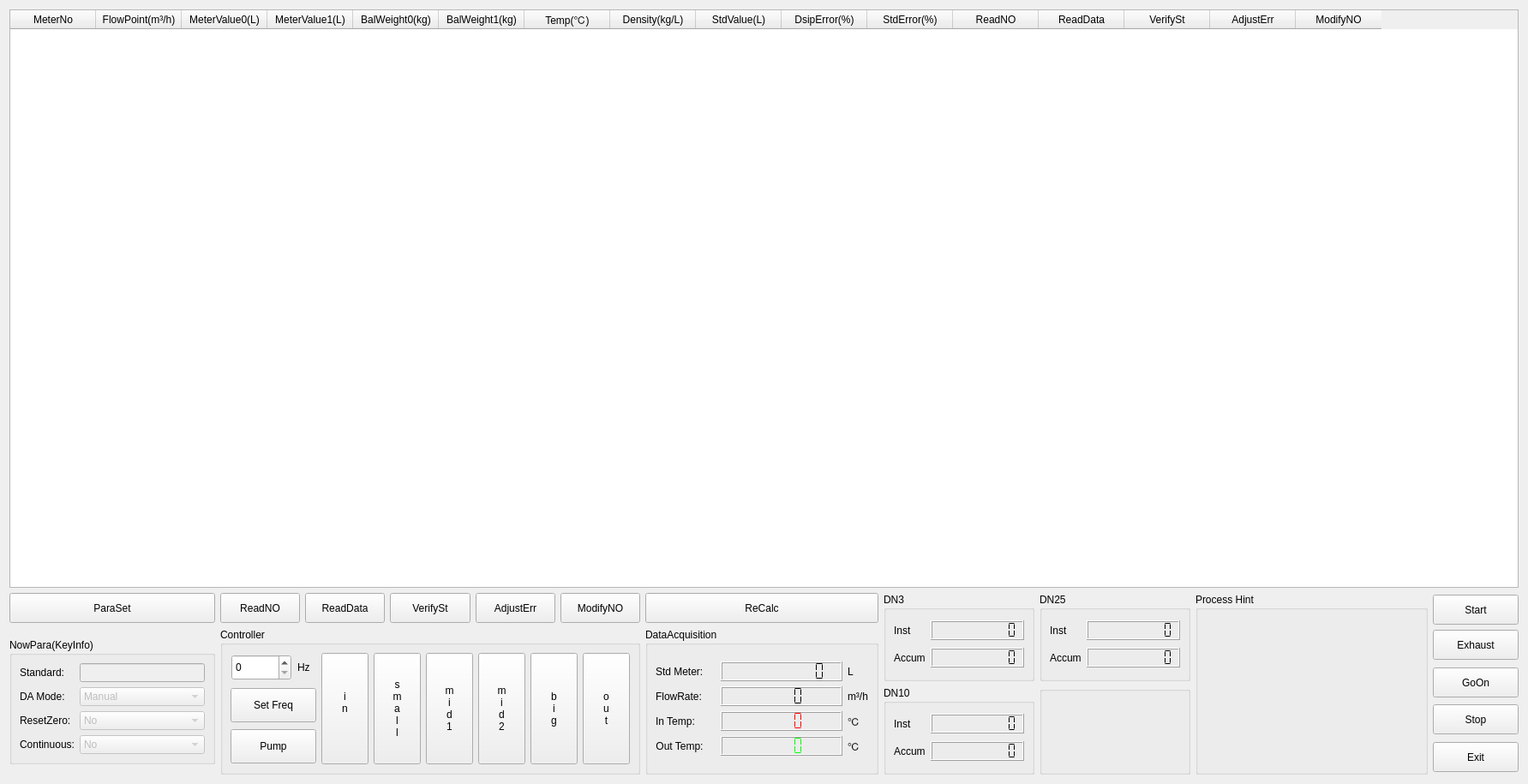
<?xml version="1.0" encoding="UTF-8"?>
<ui version="4.0">
 <class>FlowStandardClass</class>
 <widget class="QWidget" name="FlowStandardClass">
  <property name="windowModality">
   <enum>Qt::NonModal</enum>
  </property>
  <property name="geometry">
   <rect>
    <x>0</x>
    <y>0</y>
    <width>1783</width>
    <height>915</height>
   </rect>
  </property>
  <property name="windowTitle">
   <string>Flow Verify(Standard Method)</string>
  </property>
  <property name="windowIcon">
   <iconset resource="flowstandard.qrc">
    <normaloff>:/flowweight/images/flowstandard.png</normaloff>:/flowweight/images/flowstandard.png</iconset>
  </property>
  <layout class="QGridLayout" name="gridLayout_9">
   <item row="0" column="0" colspan="6">
    <widget class="QTableWidget" name="tableWidget">
     <property name="inputMethodHints">
      <set>Qt::ImhDigitsOnly|Qt::ImhFormattedNumbersOnly|Qt::ImhPreferNumbers</set>
     </property>
     <property name="editTriggers">
      <set>QAbstractItemView::CurrentChanged|QAbstractItemView::DoubleClicked|QAbstractItemView::EditKeyPressed</set>
     </property>
     <column>
      <property name="text">
       <string>MeterNo</string>
      </property>
     </column>
     <column>
      <property name="text">
       <string>FlowPoint(m³/h)</string>
      </property>
     </column>
     <column>
      <property name="text">
       <string>MeterValue0(L)</string>
      </property>
     </column>
     <column>
      <property name="text">
       <string>MeterValue1(L)</string>
      </property>
     </column>
     <column>
      <property name="text">
       <string>BalWeight0(kg)</string>
      </property>
     </column>
     <column>
      <property name="text">
       <string>BalWeight1(kg)</string>
      </property>
     </column>
     <column>
      <property name="text">
       <string>Temp(℃)</string>
      </property>
     </column>
     <column>
      <property name="text">
       <string>Density(kg/L)</string>
      </property>
     </column>
     <column>
      <property name="text">
       <string>StdValue(L)</string>
      </property>
     </column>
     <column>
      <property name="text">
       <string>DsipError(%)</string>
      </property>
      <property name="background">
       <color>
        <red>128</red>
        <green>0</green>
        <blue>0</blue>
       </color>
      </property>
     </column>
     <column>
      <property name="text">
       <string>StdError(%)</string>
      </property>
     </column>
     <column>
      <property name="text">
       <string>ReadNO</string>
      </property>
     </column>
     <column>
      <property name="text">
       <string>ReadData</string>
      </property>
     </column>
     <column>
      <property name="text">
       <string>VerifySt</string>
      </property>
     </column>
     <column>
      <property name="text">
       <string>AdjustErr</string>
      </property>
     </column>
     <column>
      <property name="text">
       <string>ModifyNO</string>
      </property>
     </column>
    </widget>
   </item>
   <item row="1" column="0">
    <widget class="QPushButton" name="btnParaSet">
     <property name="sizePolicy">
      <sizepolicy hsizetype="Fixed" vsizetype="Fixed">
       <horstretch>0</horstretch>
       <verstretch>0</verstretch>
      </sizepolicy>
     </property>
     <property name="minimumSize">
      <size>
       <width>240</width>
       <height>35</height>
      </size>
     </property>
     <property name="maximumSize">
      <size>
       <width>240</width>
       <height>35</height>
      </size>
     </property>
     <property name="text">
      <string>ParaSet</string>
     </property>
    </widget>
   </item>
   <item row="1" column="1">
    <layout class="QGridLayout" name="gridLayout_4">
     <item row="0" column="0">
      <widget class="QPushButton" name="btnAllReadNO">
       <property name="sizePolicy">
        <sizepolicy hsizetype="Fixed" vsizetype="Fixed">
         <horstretch>0</horstretch>
         <verstretch>0</verstretch>
        </sizepolicy>
       </property>
       <property name="minimumSize">
        <size>
         <width>80</width>
         <height>35</height>
        </size>
       </property>
       <property name="maximumSize">
        <size>
         <width>110</width>
         <height>35</height>
        </size>
       </property>
       <property name="text">
        <string>ReadNO</string>
       </property>
      </widget>
     </item>
     <item row="0" column="1">
      <widget class="QPushButton" name="btnAllReadData">
       <property name="sizePolicy">
        <sizepolicy hsizetype="Fixed" vsizetype="Fixed">
         <horstretch>0</horstretch>
         <verstretch>0</verstretch>
        </sizepolicy>
       </property>
       <property name="minimumSize">
        <size>
         <width>80</width>
         <height>35</height>
        </size>
       </property>
       <property name="maximumSize">
        <size>
         <width>110</width>
         <height>35</height>
        </size>
       </property>
       <property name="text">
        <string>ReadData</string>
       </property>
      </widget>
     </item>
     <item row="0" column="2">
      <widget class="QPushButton" name="btnAllVerifyStatus">
       <property name="sizePolicy">
        <sizepolicy hsizetype="Fixed" vsizetype="Fixed">
         <horstretch>0</horstretch>
         <verstretch>0</verstretch>
        </sizepolicy>
       </property>
       <property name="minimumSize">
        <size>
         <width>80</width>
         <height>35</height>
        </size>
       </property>
       <property name="maximumSize">
        <size>
         <width>110</width>
         <height>35</height>
        </size>
       </property>
       <property name="text">
        <string>VerifySt</string>
       </property>
      </widget>
     </item>
     <item row="0" column="3">
      <widget class="QPushButton" name="btnAllAdjError">
       <property name="sizePolicy">
        <sizepolicy hsizetype="Fixed" vsizetype="Fixed">
         <horstretch>0</horstretch>
         <verstretch>0</verstretch>
        </sizepolicy>
       </property>
       <property name="minimumSize">
        <size>
         <width>80</width>
         <height>35</height>
        </size>
       </property>
       <property name="maximumSize">
        <size>
         <width>110</width>
         <height>35</height>
        </size>
       </property>
       <property name="text">
        <string>AdjustErr</string>
       </property>
      </widget>
     </item>
     <item row="0" column="4">
      <widget class="QPushButton" name="btnAllModifyNO">
       <property name="sizePolicy">
        <sizepolicy hsizetype="Fixed" vsizetype="Fixed">
         <horstretch>0</horstretch>
         <verstretch>0</verstretch>
        </sizepolicy>
       </property>
       <property name="minimumSize">
        <size>
         <width>80</width>
         <height>35</height>
        </size>
       </property>
       <property name="maximumSize">
        <size>
         <width>110</width>
         <height>35</height>
        </size>
       </property>
       <property name="text">
        <string>ModifyNO</string>
       </property>
      </widget>
     </item>
    </layout>
   </item>
   <item row="1" column="2">
    <widget class="QPushButton" name="btnReCalc">
     <property name="sizePolicy">
      <sizepolicy hsizetype="Fixed" vsizetype="Fixed">
       <horstretch>0</horstretch>
       <verstretch>0</verstretch>
      </sizepolicy>
     </property>
     <property name="minimumSize">
      <size>
       <width>80</width>
       <height>35</height>
      </size>
     </property>
     <property name="maximumSize">
      <size>
       <width>400</width>
       <height>35</height>
      </size>
     </property>
     <property name="text">
      <string>ReCalc</string>
     </property>
    </widget>
   </item>
   <item row="1" column="3" rowspan="5">
    <layout class="QGridLayout" name="gridLayout_8">
     <item row="0" column="0">
      <widget class="QGroupBox" name="gBox_StdDN3">
       <property name="title">
        <string>DN3</string>
       </property>
       <layout class="QGridLayout" name="gridLayout_10">
        <item row="0" column="0">
         <widget class="QLabel" name="label_19">
          <property name="sizePolicy">
           <sizepolicy hsizetype="Fixed" vsizetype="Preferred">
            <horstretch>0</horstretch>
            <verstretch>0</verstretch>
           </sizepolicy>
          </property>
          <property name="minimumSize">
           <size>
            <width>30</width>
            <height>20</height>
           </size>
          </property>
          <property name="text">
           <string>Inst</string>
          </property>
         </widget>
        </item>
        <item row="0" column="1">
         <widget class="QLCDNumber" name="lcdInstStdMeter_3">
          <property name="sizePolicy">
           <sizepolicy hsizetype="Preferred" vsizetype="Fixed">
            <horstretch>0</horstretch>
            <verstretch>0</verstretch>
           </sizepolicy>
          </property>
          <property name="minimumSize">
           <size>
            <width>40</width>
            <height>0</height>
           </size>
          </property>
          <property name="numDigits">
           <number>10</number>
          </property>
          <property name="segmentStyle">
           <enum>QLCDNumber::Flat</enum>
          </property>
         </widget>
        </item>
        <item row="1" column="0">
         <widget class="QLabel" name="label_20">
          <property name="sizePolicy">
           <sizepolicy hsizetype="Fixed" vsizetype="Preferred">
            <horstretch>0</horstretch>
            <verstretch>0</verstretch>
           </sizepolicy>
          </property>
          <property name="minimumSize">
           <size>
            <width>30</width>
            <height>20</height>
           </size>
          </property>
          <property name="text">
           <string>Accum</string>
          </property>
         </widget>
        </item>
        <item row="1" column="1">
         <widget class="QLCDNumber" name="lcdAccumStdMeter_3">
          <property name="sizePolicy">
           <sizepolicy hsizetype="Preferred" vsizetype="Fixed">
            <horstretch>0</horstretch>
            <verstretch>0</verstretch>
           </sizepolicy>
          </property>
          <property name="minimumSize">
           <size>
            <width>40</width>
            <height>0</height>
           </size>
          </property>
          <property name="numDigits">
           <number>10</number>
          </property>
          <property name="segmentStyle">
           <enum>QLCDNumber::Flat</enum>
          </property>
         </widget>
        </item>
       </layout>
      </widget>
     </item>
     <item row="0" column="1">
      <widget class="QGroupBox" name="gBox_StdDN25">
       <property name="title">
        <string>DN25</string>
       </property>
       <layout class="QGridLayout" name="gridLayout_11">
        <item row="0" column="0">
         <widget class="QLabel" name="label_10">
          <property name="sizePolicy">
           <sizepolicy hsizetype="Fixed" vsizetype="Preferred">
            <horstretch>0</horstretch>
            <verstretch>0</verstretch>
           </sizepolicy>
          </property>
          <property name="minimumSize">
           <size>
            <width>30</width>
            <height>20</height>
           </size>
          </property>
          <property name="text">
           <string>Inst</string>
          </property>
         </widget>
        </item>
        <item row="0" column="1">
         <widget class="QLCDNumber" name="lcdInstStdMeter_25">
          <property name="sizePolicy">
           <sizepolicy hsizetype="Preferred" vsizetype="Fixed">
            <horstretch>0</horstretch>
            <verstretch>0</verstretch>
           </sizepolicy>
          </property>
          <property name="minimumSize">
           <size>
            <width>40</width>
            <height>0</height>
           </size>
          </property>
          <property name="numDigits">
           <number>10</number>
          </property>
          <property name="segmentStyle">
           <enum>QLCDNumber::Flat</enum>
          </property>
         </widget>
        </item>
        <item row="1" column="0">
         <widget class="QLabel" name="label_12">
          <property name="sizePolicy">
           <sizepolicy hsizetype="Fixed" vsizetype="Preferred">
            <horstretch>0</horstretch>
            <verstretch>0</verstretch>
           </sizepolicy>
          </property>
          <property name="minimumSize">
           <size>
            <width>30</width>
            <height>20</height>
           </size>
          </property>
          <property name="text">
           <string>Accum</string>
          </property>
         </widget>
        </item>
        <item row="1" column="1">
         <widget class="QLCDNumber" name="lcdAccumStdMeter_25">
          <property name="sizePolicy">
           <sizepolicy hsizetype="Preferred" vsizetype="Fixed">
            <horstretch>0</horstretch>
            <verstretch>0</verstretch>
           </sizepolicy>
          </property>
          <property name="minimumSize">
           <size>
            <width>40</width>
            <height>0</height>
           </size>
          </property>
          <property name="numDigits">
           <number>10</number>
          </property>
          <property name="segmentStyle">
           <enum>QLCDNumber::Flat</enum>
          </property>
         </widget>
        </item>
       </layout>
       <zorder>lcdAccumStdMeter_25</zorder>
       <zorder>lcdInstStdMeter_25</zorder>
       <zorder>label_10</zorder>
       <zorder>label_12</zorder>
      </widget>
     </item>
     <item row="1" column="0">
      <widget class="QGroupBox" name="gBox_StdDN10">
       <property name="title">
        <string>DN10</string>
       </property>
       <layout class="QGridLayout" name="gridLayout_6">
        <item row="0" column="0">
         <widget class="QLabel" name="label_17">
          <property name="sizePolicy">
           <sizepolicy hsizetype="Fixed" vsizetype="Preferred">
            <horstretch>0</horstretch>
            <verstretch>0</verstretch>
           </sizepolicy>
          </property>
          <property name="minimumSize">
           <size>
            <width>30</width>
            <height>20</height>
           </size>
          </property>
          <property name="text">
           <string>Inst</string>
          </property>
         </widget>
        </item>
        <item row="1" column="0">
         <widget class="QLabel" name="label_18">
          <property name="sizePolicy">
           <sizepolicy hsizetype="Fixed" vsizetype="Preferred">
            <horstretch>0</horstretch>
            <verstretch>0</verstretch>
           </sizepolicy>
          </property>
          <property name="minimumSize">
           <size>
            <width>30</width>
            <height>20</height>
           </size>
          </property>
          <property name="text">
           <string>Accum</string>
          </property>
         </widget>
        </item>
        <item row="1" column="1">
         <widget class="QLCDNumber" name="lcdAccumStdMeter_10">
          <property name="sizePolicy">
           <sizepolicy hsizetype="Preferred" vsizetype="Fixed">
            <horstretch>0</horstretch>
            <verstretch>0</verstretch>
           </sizepolicy>
          </property>
          <property name="minimumSize">
           <size>
            <width>40</width>
            <height>0</height>
           </size>
          </property>
          <property name="numDigits">
           <number>10</number>
          </property>
          <property name="segmentStyle">
           <enum>QLCDNumber::Flat</enum>
          </property>
         </widget>
        </item>
        <item row="0" column="1">
         <widget class="QLCDNumber" name="lcdInstStdMeter_10">
          <property name="sizePolicy">
           <sizepolicy hsizetype="Preferred" vsizetype="Fixed">
            <horstretch>0</horstretch>
            <verstretch>0</verstretch>
           </sizepolicy>
          </property>
          <property name="minimumSize">
           <size>
            <width>40</width>
            <height>0</height>
           </size>
          </property>
          <property name="numDigits">
           <number>10</number>
          </property>
          <property name="segmentStyle">
           <enum>QLCDNumber::Flat</enum>
          </property>
         </widget>
        </item>
       </layout>
      </widget>
     </item>
     <item row="1" column="1">
      <widget class="QGroupBox" name="gBox_StdDN25_2">
       <property name="title">
        <string/>
       </property>
       <layout class="QGridLayout" name="gridLayout_12"/>
      </widget>
     </item>
    </layout>
   </item>
   <item row="1" column="4" rowspan="5">
    <widget class="QGroupBox" name="groupBox_3">
     <property name="sizePolicy">
      <sizepolicy hsizetype="Preferred" vsizetype="Preferred">
       <horstretch>0</horstretch>
       <verstretch>0</verstretch>
      </sizepolicy>
     </property>
     <property name="title">
      <string>Process Hint</string>
     </property>
     <layout class="QVBoxLayout" name="verticalLayout_5">
      <item>
       <widget class="QLabel" name="labelHintPoint">
        <property name="sizePolicy">
         <sizepolicy hsizetype="Preferred" vsizetype="Preferred">
          <horstretch>0</horstretch>
          <verstretch>0</verstretch>
         </sizepolicy>
        </property>
        <property name="styleSheet">
         <string notr="true">font: 75 12pt &quot;Aharoni&quot;;</string>
        </property>
        <property name="text">
         <string/>
        </property>
        <property name="alignment">
         <set>Qt::AlignLeading|Qt::AlignLeft|Qt::AlignTop</set>
        </property>
        <property name="wordWrap">
         <bool>true</bool>
        </property>
       </widget>
      </item>
      <item>
       <widget class="QLabel" name="label">
        <property name="sizePolicy">
         <sizepolicy hsizetype="Fixed" vsizetype="Preferred">
          <horstretch>0</horstretch>
          <verstretch>0</verstretch>
         </sizepolicy>
        </property>
        <property name="text">
         <string/>
        </property>
        <property name="alignment">
         <set>Qt::AlignLeading|Qt::AlignLeft|Qt::AlignTop</set>
        </property>
       </widget>
      </item>
      <item>
       <widget class="QLabel" name="labelHintProcess">
        <property name="sizePolicy">
         <sizepolicy hsizetype="Preferred" vsizetype="Preferred">
          <horstretch>0</horstretch>
          <verstretch>0</verstretch>
         </sizepolicy>
        </property>
        <property name="styleSheet">
         <string notr="true">font: 75 12pt &quot;Aharoni&quot;;</string>
        </property>
        <property name="text">
         <string/>
        </property>
        <property name="alignment">
         <set>Qt::AlignLeading|Qt::AlignLeft|Qt::AlignTop</set>
        </property>
        <property name="wordWrap">
         <bool>true</bool>
        </property>
       </widget>
      </item>
     </layout>
    </widget>
   </item>
   <item row="1" column="5">
    <widget class="QPushButton" name="btnStart">
     <property name="sizePolicy">
      <sizepolicy hsizetype="Fixed" vsizetype="Fixed">
       <horstretch>0</horstretch>
       <verstretch>0</verstretch>
      </sizepolicy>
     </property>
     <property name="minimumSize">
      <size>
       <width>100</width>
       <height>35</height>
      </size>
     </property>
     <property name="maximumSize">
      <size>
       <width>100</width>
       <height>30</height>
      </size>
     </property>
     <property name="text">
      <string>Start</string>
     </property>
    </widget>
   </item>
   <item row="2" column="0" rowspan="4">
    <widget class="QGroupBox" name="groupBox">
     <property name="sizePolicy">
      <sizepolicy hsizetype="Fixed" vsizetype="Fixed">
       <horstretch>0</horstretch>
       <verstretch>0</verstretch>
      </sizepolicy>
     </property>
     <property name="minimumSize">
      <size>
       <width>240</width>
       <height>0</height>
      </size>
     </property>
     <property name="maximumSize">
      <size>
       <width>240</width>
       <height>16777215</height>
      </size>
     </property>
     <property name="title">
      <string>NowPara(KeyInfo)</string>
     </property>
     <layout class="QGridLayout" name="gridLayout_5">
      <item row="0" column="0">
       <layout class="QGridLayout" name="gridLayout_3">
        <item row="0" column="0">
         <widget class="QLabel" name="labelStandard">
          <property name="sizePolicy">
           <sizepolicy hsizetype="Fixed" vsizetype="Preferred">
            <horstretch>0</horstretch>
            <verstretch>0</verstretch>
           </sizepolicy>
          </property>
          <property name="text">
           <string>Standard:</string>
          </property>
         </widget>
        </item>
        <item row="0" column="1">
         <widget class="QLineEdit" name="lnEditStandard">
          <property name="enabled">
           <bool>false</bool>
          </property>
          <property name="sizePolicy">
           <sizepolicy hsizetype="Preferred" vsizetype="Fixed">
            <horstretch>0</horstretch>
            <verstretch>0</verstretch>
           </sizepolicy>
          </property>
         </widget>
        </item>
        <item row="1" column="0">
         <widget class="QLabel" name="label_14">
          <property name="sizePolicy">
           <sizepolicy hsizetype="Fixed" vsizetype="Preferred">
            <horstretch>0</horstretch>
            <verstretch>0</verstretch>
           </sizepolicy>
          </property>
          <property name="text">
           <string>DA Mode:</string>
          </property>
         </widget>
        </item>
        <item row="1" column="1">
         <widget class="QComboBox" name="cmbAutoPick">
          <property name="enabled">
           <bool>false</bool>
          </property>
          <property name="sizePolicy">
           <sizepolicy hsizetype="Preferred" vsizetype="Fixed">
            <horstretch>0</horstretch>
            <verstretch>0</verstretch>
           </sizepolicy>
          </property>
          <item>
           <property name="text">
            <string>Manual</string>
           </property>
          </item>
          <item>
           <property name="text">
            <string>Auto</string>
           </property>
          </item>
         </widget>
        </item>
        <item row="2" column="0">
         <widget class="QLabel" name="label_16">
          <property name="sizePolicy">
           <sizepolicy hsizetype="Fixed" vsizetype="Preferred">
            <horstretch>0</horstretch>
            <verstretch>0</verstretch>
           </sizepolicy>
          </property>
          <property name="text">
           <string>ResetZero:</string>
          </property>
         </widget>
        </item>
        <item row="2" column="1">
         <widget class="QComboBox" name="cmbResetZero">
          <property name="enabled">
           <bool>false</bool>
          </property>
          <property name="sizePolicy">
           <sizepolicy hsizetype="Preferred" vsizetype="Fixed">
            <horstretch>0</horstretch>
            <verstretch>0</verstretch>
           </sizepolicy>
          </property>
          <item>
           <property name="text">
            <string>No</string>
           </property>
          </item>
          <item>
           <property name="text">
            <string>Yes</string>
           </property>
          </item>
         </widget>
        </item>
        <item row="3" column="0">
         <widget class="QLabel" name="label_15">
          <property name="sizePolicy">
           <sizepolicy hsizetype="Fixed" vsizetype="Preferred">
            <horstretch>0</horstretch>
            <verstretch>0</verstretch>
           </sizepolicy>
          </property>
          <property name="text">
           <string>Continuous:</string>
          </property>
         </widget>
        </item>
        <item row="3" column="1">
         <widget class="QComboBox" name="cmbContinue">
          <property name="enabled">
           <bool>false</bool>
          </property>
          <property name="sizePolicy">
           <sizepolicy hsizetype="Preferred" vsizetype="Fixed">
            <horstretch>0</horstretch>
            <verstretch>0</verstretch>
           </sizepolicy>
          </property>
          <item>
           <property name="text">
            <string>No</string>
           </property>
          </item>
          <item>
           <property name="text">
            <string>Yes</string>
           </property>
          </item>
         </widget>
        </item>
       </layout>
      </item>
     </layout>
    </widget>
   </item>
   <item row="2" column="1" rowspan="4">
    <widget class="QGroupBox" name="groupBox_2">
     <property name="sizePolicy">
      <sizepolicy hsizetype="Fixed" vsizetype="Fixed">
       <horstretch>0</horstretch>
       <verstretch>0</verstretch>
      </sizepolicy>
     </property>
     <property name="title">
      <string>Controller</string>
     </property>
     <layout class="QGridLayout" name="gridLayout">
      <item row="0" column="1" rowspan="3">
       <widget class="QToolButton" name="btnWaterIn">
        <property name="sizePolicy">
         <sizepolicy hsizetype="Fixed" vsizetype="Fixed">
          <horstretch>0</horstretch>
          <verstretch>0</verstretch>
         </sizepolicy>
        </property>
        <property name="minimumSize">
         <size>
          <width>55</width>
          <height>130</height>
         </size>
        </property>
        <property name="maximumSize">
         <size>
          <width>60</width>
          <height>130</height>
         </size>
        </property>
        <property name="text">
         <string>i
n
</string>
        </property>
       </widget>
      </item>
      <item row="0" column="0">
       <layout class="QHBoxLayout" name="horizontalLayout">
        <property name="sizeConstraint">
         <enum>QLayout::SetDefaultConstraint</enum>
        </property>
        <item>
         <widget class="QSpinBox" name="spinBoxFreq">
          <property name="sizePolicy">
           <sizepolicy hsizetype="Fixed" vsizetype="Fixed">
            <horstretch>0</horstretch>
            <verstretch>0</verstretch>
           </sizepolicy>
          </property>
          <property name="minimumSize">
           <size>
            <width>70</width>
            <height>30</height>
           </size>
          </property>
          <property name="maximumSize">
           <size>
            <width>70</width>
            <height>30</height>
           </size>
          </property>
         </widget>
        </item>
        <item>
         <widget class="QLabel" name="label_13">
          <property name="sizePolicy">
           <sizepolicy hsizetype="Fixed" vsizetype="Fixed">
            <horstretch>0</horstretch>
            <verstretch>0</verstretch>
           </sizepolicy>
          </property>
          <property name="minimumSize">
           <size>
            <width>20</width>
            <height>20</height>
           </size>
          </property>
          <property name="maximumSize">
           <size>
            <width>20</width>
            <height>20</height>
           </size>
          </property>
          <property name="text">
           <string>Hz</string>
          </property>
         </widget>
        </item>
       </layout>
      </item>
      <item row="0" column="2" rowspan="3">
       <widget class="QToolButton" name="btnValveSmall">
        <property name="sizePolicy">
         <sizepolicy hsizetype="Expanding" vsizetype="Preferred">
          <horstretch>0</horstretch>
          <verstretch>0</verstretch>
         </sizepolicy>
        </property>
        <property name="minimumSize">
         <size>
          <width>55</width>
          <height>130</height>
         </size>
        </property>
        <property name="maximumSize">
         <size>
          <width>60</width>
          <height>130</height>
         </size>
        </property>
        <property name="text">
         <string>s
m
a
l
l</string>
        </property>
       </widget>
      </item>
      <item row="0" column="3" rowspan="3">
       <widget class="QToolButton" name="btnValveMiddle1">
        <property name="sizePolicy">
         <sizepolicy hsizetype="Expanding" vsizetype="Preferred">
          <horstretch>0</horstretch>
          <verstretch>0</verstretch>
         </sizepolicy>
        </property>
        <property name="minimumSize">
         <size>
          <width>55</width>
          <height>130</height>
         </size>
        </property>
        <property name="maximumSize">
         <size>
          <width>60</width>
          <height>130</height>
         </size>
        </property>
        <property name="text">
         <string>m
i
d
1</string>
        </property>
       </widget>
      </item>
      <item row="0" column="4" rowspan="3">
       <widget class="QToolButton" name="btnValveMiddle2">
        <property name="sizePolicy">
         <sizepolicy hsizetype="Expanding" vsizetype="Preferred">
          <horstretch>0</horstretch>
          <verstretch>0</verstretch>
         </sizepolicy>
        </property>
        <property name="minimumSize">
         <size>
          <width>55</width>
          <height>130</height>
         </size>
        </property>
        <property name="maximumSize">
         <size>
          <width>60</width>
          <height>130</height>
         </size>
        </property>
        <property name="text">
         <string>m
i
d
2</string>
        </property>
       </widget>
      </item>
      <item row="1" column="0">
       <widget class="QToolButton" name="btnSetFreq">
        <property name="sizePolicy">
         <sizepolicy hsizetype="Fixed" vsizetype="Fixed">
          <horstretch>0</horstretch>
          <verstretch>0</verstretch>
         </sizepolicy>
        </property>
        <property name="minimumSize">
         <size>
          <width>100</width>
          <height>40</height>
         </size>
        </property>
        <property name="maximumSize">
         <size>
          <width>100</width>
          <height>40</height>
         </size>
        </property>
        <property name="text">
         <string>Set Freq</string>
        </property>
       </widget>
      </item>
      <item row="0" column="5" rowspan="3">
       <widget class="QToolButton" name="btnValveBig">
        <property name="sizePolicy">
         <sizepolicy hsizetype="Expanding" vsizetype="Preferred">
          <horstretch>0</horstretch>
          <verstretch>0</verstretch>
         </sizepolicy>
        </property>
        <property name="minimumSize">
         <size>
          <width>55</width>
          <height>130</height>
         </size>
        </property>
        <property name="maximumSize">
         <size>
          <width>60</width>
          <height>130</height>
         </size>
        </property>
        <property name="text">
         <string>b
i
g</string>
        </property>
       </widget>
      </item>
      <item row="0" column="6" rowspan="3">
       <widget class="QToolButton" name="btnWaterOut">
        <property name="sizePolicy">
         <sizepolicy hsizetype="Expanding" vsizetype="Preferred">
          <horstretch>0</horstretch>
          <verstretch>0</verstretch>
         </sizepolicy>
        </property>
        <property name="minimumSize">
         <size>
          <width>55</width>
          <height>130</height>
         </size>
        </property>
        <property name="maximumSize">
         <size>
          <width>60</width>
          <height>130</height>
         </size>
        </property>
        <property name="text">
         <string>o
u
t</string>
        </property>
       </widget>
      </item>
      <item row="2" column="0">
       <widget class="QToolButton" name="btnWaterPump">
        <property name="sizePolicy">
         <sizepolicy hsizetype="Fixed" vsizetype="Fixed">
          <horstretch>0</horstretch>
          <verstretch>0</verstretch>
         </sizepolicy>
        </property>
        <property name="minimumSize">
         <size>
          <width>100</width>
          <height>40</height>
         </size>
        </property>
        <property name="maximumSize">
         <size>
          <width>100</width>
          <height>40</height>
         </size>
        </property>
        <property name="text">
         <string>Pump</string>
        </property>
       </widget>
      </item>
     </layout>
    </widget>
   </item>
   <item row="2" column="2" rowspan="4">
    <widget class="QGroupBox" name="groupBox_4">
     <property name="title">
      <string>DataAcquisition</string>
     </property>
     <layout class="QGridLayout" name="gridLayout_7">
      <item row="0" column="0">
       <layout class="QGridLayout" name="gridLayout_2">
        <item row="0" column="0">
         <widget class="QLabel" name="label_9">
          <property name="sizePolicy">
           <sizepolicy hsizetype="Fixed" vsizetype="Preferred">
            <horstretch>0</horstretch>
            <verstretch>0</verstretch>
           </sizepolicy>
          </property>
          <property name="minimumSize">
           <size>
            <width>70</width>
            <height>20</height>
           </size>
          </property>
          <property name="text">
           <string>Std Meter:</string>
          </property>
         </widget>
        </item>
        <item row="0" column="1">
         <widget class="QLCDNumber" name="lcdAccumStdMeter">
          <property name="sizePolicy">
           <sizepolicy hsizetype="Preferred" vsizetype="Fixed">
            <horstretch>0</horstretch>
            <verstretch>0</verstretch>
           </sizepolicy>
          </property>
          <property name="minimumSize">
           <size>
            <width>80</width>
            <height>0</height>
           </size>
          </property>
          <property name="numDigits">
           <number>10</number>
          </property>
          <property name="segmentStyle">
           <enum>QLCDNumber::Flat</enum>
          </property>
         </widget>
        </item>
        <item row="0" column="2">
         <widget class="QLabel" name="label_11">
          <property name="sizePolicy">
           <sizepolicy hsizetype="Fixed" vsizetype="Preferred">
            <horstretch>0</horstretch>
            <verstretch>0</verstretch>
           </sizepolicy>
          </property>
          <property name="text">
           <string>L</string>
          </property>
         </widget>
        </item>
        <item row="1" column="0">
         <widget class="QLabel" name="label_3">
          <property name="sizePolicy">
           <sizepolicy hsizetype="Fixed" vsizetype="Preferred">
            <horstretch>0</horstretch>
            <verstretch>0</verstretch>
           </sizepolicy>
          </property>
          <property name="text">
           <string>FlowRate:</string>
          </property>
          <property name="alignment">
           <set>Qt::AlignCenter</set>
          </property>
         </widget>
        </item>
        <item row="1" column="1">
         <widget class="QLCDNumber" name="lcdFlowRate">
          <property name="sizePolicy">
           <sizepolicy hsizetype="Preferred" vsizetype="Fixed">
            <horstretch>0</horstretch>
            <verstretch>0</verstretch>
           </sizepolicy>
          </property>
          <property name="numDigits">
           <number>5</number>
          </property>
          <property name="segmentStyle">
           <enum>QLCDNumber::Flat</enum>
          </property>
         </widget>
        </item>
        <item row="1" column="2">
         <widget class="QLabel" name="label_6">
          <property name="sizePolicy">
           <sizepolicy hsizetype="Fixed" vsizetype="Preferred">
            <horstretch>0</horstretch>
            <verstretch>0</verstretch>
           </sizepolicy>
          </property>
          <property name="text">
           <string>m³/h</string>
          </property>
         </widget>
        </item>
        <item row="2" column="0">
         <widget class="QLabel" name="label_4">
          <property name="sizePolicy">
           <sizepolicy hsizetype="Fixed" vsizetype="Preferred">
            <horstretch>0</horstretch>
            <verstretch>0</verstretch>
           </sizepolicy>
          </property>
          <property name="text">
           <string>In Temp:</string>
          </property>
          <property name="alignment">
           <set>Qt::AlignCenter</set>
          </property>
         </widget>
        </item>
        <item row="2" column="1">
         <widget class="QLCDNumber" name="lcdInTemper">
          <property name="sizePolicy">
           <sizepolicy hsizetype="Preferred" vsizetype="Fixed">
            <horstretch>0</horstretch>
            <verstretch>0</verstretch>
           </sizepolicy>
          </property>
          <property name="palette">
           <palette>
            <active>
             <colorrole role="WindowText">
              <brush brushstyle="SolidPattern">
               <color alpha="255">
                <red>255</red>
                <green>0</green>
                <blue>0</blue>
               </color>
              </brush>
             </colorrole>
             <colorrole role="Button">
              <brush brushstyle="SolidPattern">
               <color alpha="255">
                <red>100</red>
                <green>10</green>
                <blue>0</blue>
               </color>
              </brush>
             </colorrole>
             <colorrole role="Base">
              <brush brushstyle="SolidPattern">
               <color alpha="255">
                <red>100</red>
                <green>10</green>
                <blue>0</blue>
               </color>
              </brush>
             </colorrole>
             <colorrole role="Window">
              <brush brushstyle="SolidPattern">
               <color alpha="255">
                <red>100</red>
                <green>10</green>
                <blue>0</blue>
               </color>
              </brush>
             </colorrole>
            </active>
            <inactive>
             <colorrole role="WindowText">
              <brush brushstyle="SolidPattern">
               <color alpha="255">
                <red>255</red>
                <green>0</green>
                <blue>0</blue>
               </color>
              </brush>
             </colorrole>
             <colorrole role="Button">
              <brush brushstyle="SolidPattern">
               <color alpha="255">
                <red>100</red>
                <green>10</green>
                <blue>0</blue>
               </color>
              </brush>
             </colorrole>
             <colorrole role="Base">
              <brush brushstyle="SolidPattern">
               <color alpha="255">
                <red>100</red>
                <green>10</green>
                <blue>0</blue>
               </color>
              </brush>
             </colorrole>
             <colorrole role="Window">
              <brush brushstyle="SolidPattern">
               <color alpha="255">
                <red>100</red>
                <green>10</green>
                <blue>0</blue>
               </color>
              </brush>
             </colorrole>
            </inactive>
            <disabled>
             <colorrole role="WindowText">
              <brush brushstyle="SolidPattern">
               <color alpha="255">
                <red>120</red>
                <green>120</green>
                <blue>120</blue>
               </color>
              </brush>
             </colorrole>
             <colorrole role="Button">
              <brush brushstyle="SolidPattern">
               <color alpha="255">
                <red>100</red>
                <green>10</green>
                <blue>0</blue>
               </color>
              </brush>
             </colorrole>
             <colorrole role="Base">
              <brush brushstyle="SolidPattern">
               <color alpha="255">
                <red>100</red>
                <green>10</green>
                <blue>0</blue>
               </color>
              </brush>
             </colorrole>
             <colorrole role="Window">
              <brush brushstyle="SolidPattern">
               <color alpha="255">
                <red>100</red>
                <green>10</green>
                <blue>0</blue>
               </color>
              </brush>
             </colorrole>
            </disabled>
           </palette>
          </property>
          <property name="numDigits">
           <number>5</number>
          </property>
          <property name="segmentStyle">
           <enum>QLCDNumber::Flat</enum>
          </property>
         </widget>
        </item>
        <item row="2" column="2">
         <widget class="QLabel" name="label_7">
          <property name="sizePolicy">
           <sizepolicy hsizetype="Fixed" vsizetype="Preferred">
            <horstretch>0</horstretch>
            <verstretch>0</verstretch>
           </sizepolicy>
          </property>
          <property name="text">
           <string>℃</string>
          </property>
         </widget>
        </item>
        <item row="3" column="0">
         <widget class="QLabel" name="label_5">
          <property name="sizePolicy">
           <sizepolicy hsizetype="Fixed" vsizetype="Preferred">
            <horstretch>0</horstretch>
            <verstretch>0</verstretch>
           </sizepolicy>
          </property>
          <property name="text">
           <string>Out Temp:</string>
          </property>
          <property name="alignment">
           <set>Qt::AlignCenter</set>
          </property>
         </widget>
        </item>
        <item row="3" column="1">
         <widget class="QLCDNumber" name="lcdOutTemper">
          <property name="sizePolicy">
           <sizepolicy hsizetype="Preferred" vsizetype="Fixed">
            <horstretch>0</horstretch>
            <verstretch>0</verstretch>
           </sizepolicy>
          </property>
          <property name="palette">
           <palette>
            <active>
             <colorrole role="WindowText">
              <brush brushstyle="SolidPattern">
               <color alpha="255">
                <red>0</red>
                <green>255</green>
                <blue>0</blue>
               </color>
              </brush>
             </colorrole>
             <colorrole role="Button">
              <brush brushstyle="SolidPattern">
               <color alpha="255">
                <red>100</red>
                <green>10</green>
                <blue>0</blue>
               </color>
              </brush>
             </colorrole>
             <colorrole role="Base">
              <brush brushstyle="SolidPattern">
               <color alpha="255">
                <red>100</red>
                <green>10</green>
                <blue>0</blue>
               </color>
              </brush>
             </colorrole>
             <colorrole role="Window">
              <brush brushstyle="SolidPattern">
               <color alpha="255">
                <red>100</red>
                <green>10</green>
                <blue>0</blue>
               </color>
              </brush>
             </colorrole>
            </active>
            <inactive>
             <colorrole role="WindowText">
              <brush brushstyle="SolidPattern">
               <color alpha="255">
                <red>0</red>
                <green>255</green>
                <blue>0</blue>
               </color>
              </brush>
             </colorrole>
             <colorrole role="Button">
              <brush brushstyle="SolidPattern">
               <color alpha="255">
                <red>100</red>
                <green>10</green>
                <blue>0</blue>
               </color>
              </brush>
             </colorrole>
             <colorrole role="Base">
              <brush brushstyle="SolidPattern">
               <color alpha="255">
                <red>100</red>
                <green>10</green>
                <blue>0</blue>
               </color>
              </brush>
             </colorrole>
             <colorrole role="Window">
              <brush brushstyle="SolidPattern">
               <color alpha="255">
                <red>100</red>
                <green>10</green>
                <blue>0</blue>
               </color>
              </brush>
             </colorrole>
            </inactive>
            <disabled>
             <colorrole role="WindowText">
              <brush brushstyle="SolidPattern">
               <color alpha="255">
                <red>120</red>
                <green>120</green>
                <blue>120</blue>
               </color>
              </brush>
             </colorrole>
             <colorrole role="Button">
              <brush brushstyle="SolidPattern">
               <color alpha="255">
                <red>100</red>
                <green>10</green>
                <blue>0</blue>
               </color>
              </brush>
             </colorrole>
             <colorrole role="Base">
              <brush brushstyle="SolidPattern">
               <color alpha="255">
                <red>100</red>
                <green>10</green>
                <blue>0</blue>
               </color>
              </brush>
             </colorrole>
             <colorrole role="Window">
              <brush brushstyle="SolidPattern">
               <color alpha="255">
                <red>100</red>
                <green>10</green>
                <blue>0</blue>
               </color>
              </brush>
             </colorrole>
            </disabled>
           </palette>
          </property>
          <property name="smallDecimalPoint">
           <bool>false</bool>
          </property>
          <property name="segmentStyle">
           <enum>QLCDNumber::Flat</enum>
          </property>
         </widget>
        </item>
        <item row="3" column="2">
         <widget class="QLabel" name="label_8">
          <property name="sizePolicy">
           <sizepolicy hsizetype="Fixed" vsizetype="Preferred">
            <horstretch>0</horstretch>
            <verstretch>0</verstretch>
           </sizepolicy>
          </property>
          <property name="text">
           <string>℃</string>
          </property>
         </widget>
        </item>
       </layout>
      </item>
     </layout>
    </widget>
   </item>
   <item row="2" column="5">
    <widget class="QPushButton" name="btnExhaust">
     <property name="sizePolicy">
      <sizepolicy hsizetype="Fixed" vsizetype="Fixed">
       <horstretch>0</horstretch>
       <verstretch>0</verstretch>
      </sizepolicy>
     </property>
     <property name="minimumSize">
      <size>
       <width>100</width>
       <height>35</height>
      </size>
     </property>
     <property name="maximumSize">
      <size>
       <width>100</width>
       <height>35</height>
      </size>
     </property>
     <property name="text">
      <string>Exhaust</string>
     </property>
    </widget>
   </item>
   <item row="3" column="5">
    <widget class="QPushButton" name="btnGoOn">
     <property name="sizePolicy">
      <sizepolicy hsizetype="Fixed" vsizetype="Fixed">
       <horstretch>0</horstretch>
       <verstretch>0</verstretch>
      </sizepolicy>
     </property>
     <property name="minimumSize">
      <size>
       <width>100</width>
       <height>35</height>
      </size>
     </property>
     <property name="maximumSize">
      <size>
       <width>100</width>
       <height>35</height>
      </size>
     </property>
     <property name="text">
      <string>GoOn</string>
     </property>
    </widget>
   </item>
   <item row="4" column="5">
    <widget class="QPushButton" name="btnStop">
     <property name="sizePolicy">
      <sizepolicy hsizetype="Fixed" vsizetype="Fixed">
       <horstretch>0</horstretch>
       <verstretch>0</verstretch>
      </sizepolicy>
     </property>
     <property name="minimumSize">
      <size>
       <width>100</width>
       <height>35</height>
      </size>
     </property>
     <property name="maximumSize">
      <size>
       <width>100</width>
       <height>35</height>
      </size>
     </property>
     <property name="text">
      <string>Stop</string>
     </property>
    </widget>
   </item>
   <item row="5" column="5">
    <widget class="QPushButton" name="btnExit">
     <property name="sizePolicy">
      <sizepolicy hsizetype="Fixed" vsizetype="Fixed">
       <horstretch>0</horstretch>
       <verstretch>0</verstretch>
      </sizepolicy>
     </property>
     <property name="minimumSize">
      <size>
       <width>100</width>
       <height>35</height>
      </size>
     </property>
     <property name="maximumSize">
      <size>
       <width>100</width>
       <height>35</height>
      </size>
     </property>
     <property name="text">
      <string>Exit</string>
     </property>
    </widget>
   </item>
  </layout>
 </widget>
 <resources>
  <include location="flowstandard.qrc"/>
 </resources>
 <connections/>
</ui>
